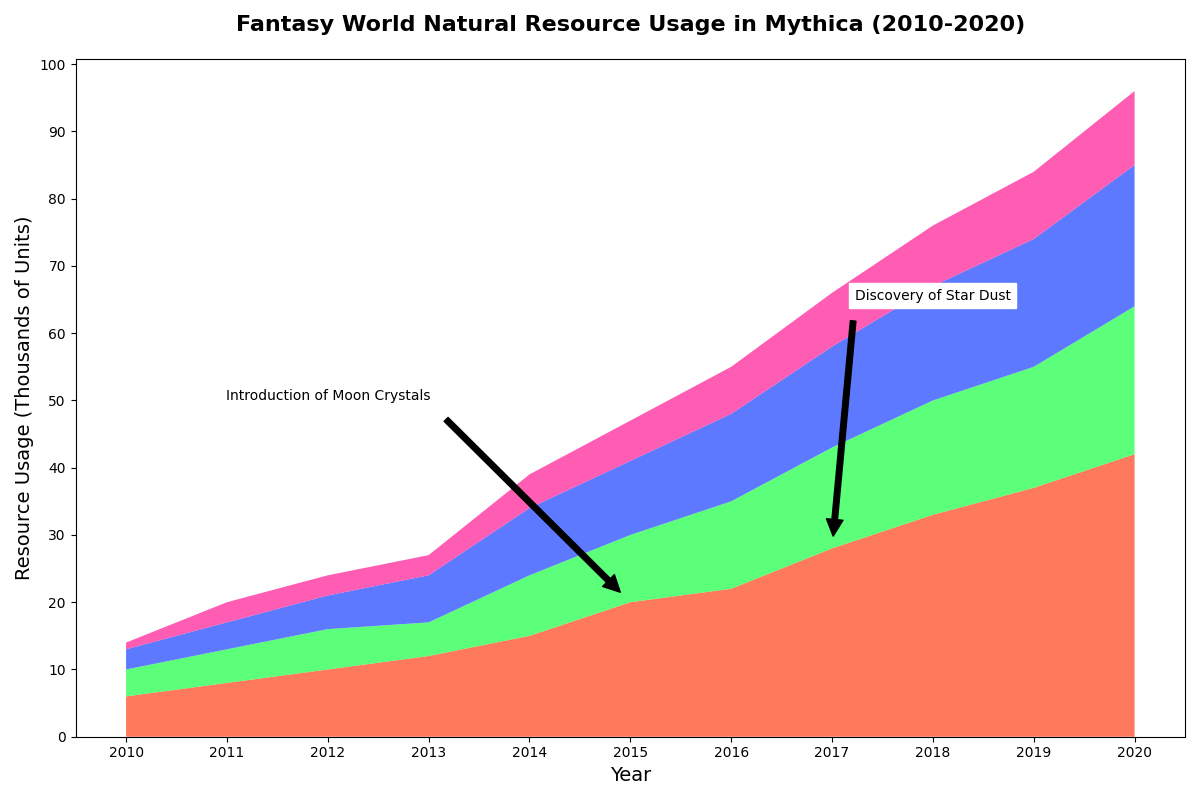

Write the Python code that produced this figure.
import matplotlib.pyplot as plt
import numpy as np

years = np.arange(2010, 2021)
moon_crystals = np.array([6, 8, 10, 12, 15, 20, 22, 28, 33, 37, 42])
sun_gemstones = np.array([4, 5, 6, 5, 9, 10, 13, 15, 17, 18, 22])
star_dust = np.array([3, 4, 5, 7, 10, 11, 13, 15, 17, 19, 21])
sky_pearls = np.array([1, 3, 3, 3, 5, 6, 7, 8, 9, 10, 11])

resource_data = np.vstack([moon_crystals, sun_gemstones, star_dust, sky_pearls])

fig, ax = plt.subplots(figsize=(12, 8))
ax.stackplot(years, resource_data, colors=['#FF5733', '#33FF57', '#3357FF', '#FF33A1'], alpha=0.8)

ax.set_title('Fantasy World Natural Resource Usage in Mythica (2010-2020)', fontsize=16, fontweight='bold', pad=20)
ax.set_xlabel('Year', fontsize=14)
ax.set_ylabel('Resource Usage (Thousands of Units)', fontsize=14)

ax.set_xticks(years)
ax.set_yticks(np.arange(0, 101, 10))

ax.annotate('Introduction of Moon Crystals', xy=(2015, 20), xytext=(2012, 50),
            arrowprops=dict(facecolor='black', shrink=0.05),
            fontsize=10, ha='center', backgroundcolor='white')

ax.annotate('Discovery of Star Dust', xy=(2017, 28), xytext=(2018, 65),
            arrowprops=dict(facecolor='black', shrink=0.05),
            fontsize=10, ha='center', backgroundcolor='white')

plt.tight_layout()
plt.show()
